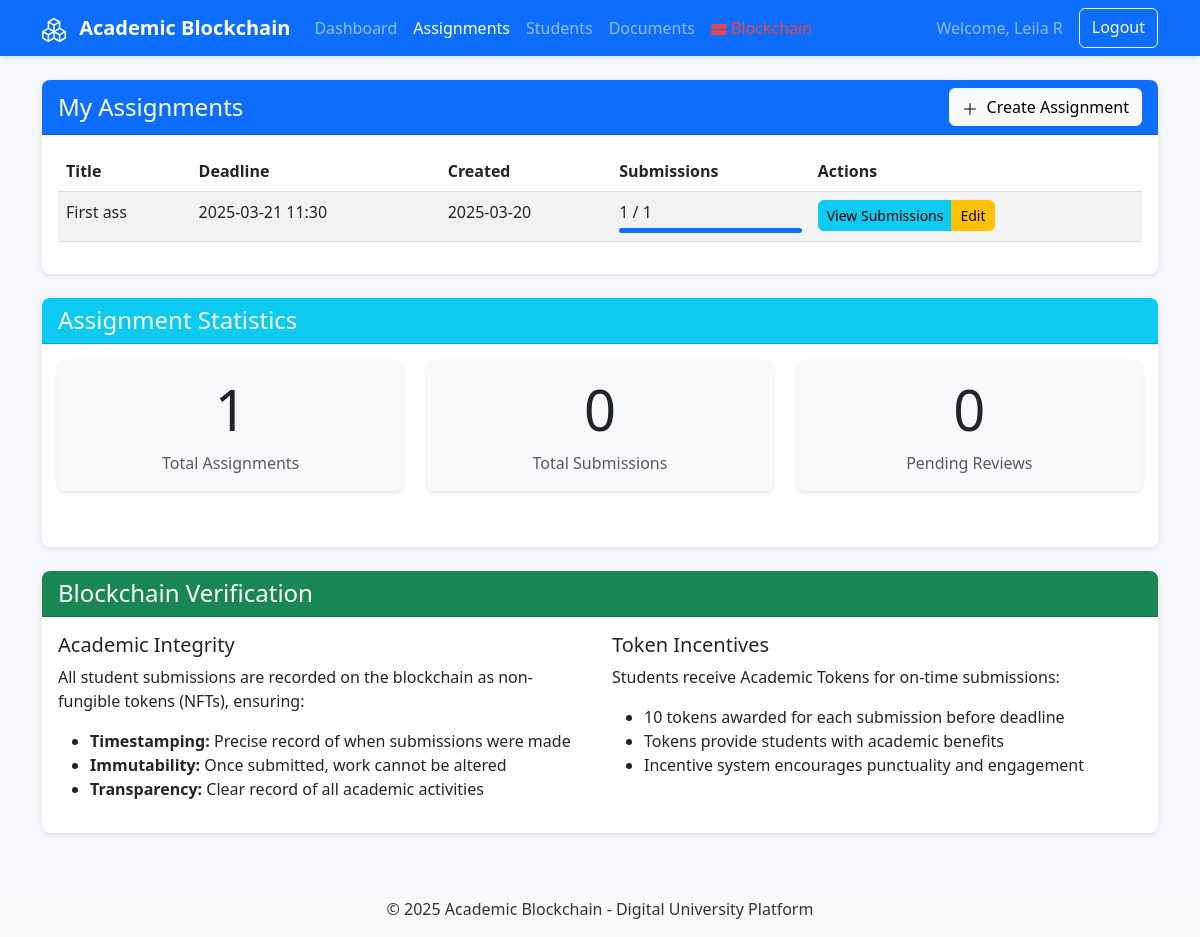
Page /teacher/assignments (signed in) on the committed database.
### models/user.py (models this page shows, shortened)
class User(db.Model):
    id = db.Column(db.Integer, primary_key=True)
    name = db.Column(db.String(100), nullable=False)
    email = db.Column(db.String(100), unique=True, nullable=False)
    password_hash = db.Column(db.String(255), nullable=False)
    role = db.Column(db.String(20), nullable=False)  # 'student' or 'teacher'
    blockchain_address = db.Column(db.String(42), nullable=True)  # Ethereum address
    blockchain_wallet_address = db.Column(db.String(42), nullable=True)  # Specific user wallet
    blockchain_nonce = db.Column(db.Integer, default=0)  # For additional security
    photo = db.Column(db.String(255), nullable=True)
    created_at = db.Column(db.DateTime, default=datetime.utcnow)
    last_login = db.Column(db.DateTime, nullable=True)
    total_tokens_earned = db.Column(db.Float, default=0)
    total_tokens_spent = db.Column(db.Float, default=0)
    assignments = db.relationship('Assignment', backref='teacher', lazy=True)
    submissions = db.relationship('Submission', backref='user', lazy=True)
    documents = db.relationship('Document', backref='owner', lazy=True)
    token_transactions = db.relationship('TokenTransaction', backref='user', lazy=True)

### models/assignment.py (models this page shows, shortened)
class Assignment(db.Model):
    id = db.Column(db.Integer, primary_key=True)
    title = db.Column(db.String(100), nullable=False)
    description = db.Column(db.Text, nullable=False)
    deadline = db.Column(db.DateTime, nullable=False)
    teacher_id = db.Column(db.Integer, db.ForeignKey('user.id'), nullable=False)
    created_at = db.Column(db.DateTime, default=datetime.utcnow)
    submissions = db.relationship('Submission', backref='assignment_ref', lazy=True)

### controllers/teacher.py (the view)
@teacher.route('/assignments')
def manage_assignments():
    user = User.query.get(session['user_id'])
    assignments = Assignment.query.filter_by(teacher_id=user.id).order_by(Assignment.deadline).all()
    for assignment in assignments:
        assignment.submission_count = Submission.query.filter_by(assignment_id=assignment.id).count()
        assignment.student_count = User.query.filter_by(role='student').count()
        on_time = Submission.query.filter(
            Submission.assignment_id == assignment.id,
            Submission.submitted_at <= assignment.deadline
        ).count()
        if assignment.submission_count > 0:
            assignment.on_time_percentage = int(on_time / assignment.submission_count * 100)
        else:
            assignment.on_time_percentage = 0
    return render_template(
        'teacher/assignments.html',
        assignments=assignments,
        user=user
    )

### controllers/teacher.py (called while the page is built)
@teacher.before_request
def check_teacher():
    if 'user_id' not in session or session['role'] != 'teacher':
        flash('Please log in as a teacher to access this page', 'warning')
        return redirect(url_for('auth.login'))

### templates/teacher/assignments.html (shortened to what this page needs)
{% extends "layout.html" %}
{% block content %}
<div class="card mb-4">
  <div class="card-header bg-primary text-white d-flex justify-content-between align-items-center">
    <h4 class="mb-0">My Assignments</h4>
    <a href="{{ url_for('teacher.create_assignment') }}" class="btn btn-light">
      <svg xmlns="http://www.w3.org/2000/svg" width="16" height="16" fill="currentColor" class="bi bi-plus-lg me-1" viewBox="0 0 16 16">
        <path fill-rule="evenodd" d="M8 2a.5.5 0 0 1 .5.5v5h5a.5.5 0 0 1 0 1h-5v5a.5.5 0 0 1-1 0v-5h-5a.5.5 0 0 1 0-1h5v-5A.5.5 0 0 1 8 2Z"/>
      </svg>
      Create Assignment
    </a>
  </div>
  <div class="card-body">
    {% if assignments %}
    <div class="table-responsive">
      <table class="table table-striped">
        <thead>
        <tr>
          <th>Title</th>
          <th>Deadline</th>
          <th>Created</th>
          <th>Submissions</th>
          <th>Actions</th>
        </tr>
        </thead>
        <tbody>
        {% for assignment in assignments %}
        <tr>
          <td>{{ assignment.title }}</td>
          <td>
            {{ assignment.deadline.strftime('%Y-%m-%d %H:%M') }}
            {% set current_time = assignment.created_at.replace(microsecond=0) %}
          </td>
          <td>{{ assignment.created_at.strftime('%Y-%m-%d') }}</td>
          <td>
            {{ assignment.submission_count }} / {{ assignment.student_count }}
            <div class="progress mt-1" style="height: 5px;">
              {% if assignment.student_count > 0 %}
              {% set percentage = (assignment.submission_count / assignment.student_count * 100)|int %}
              {% else %}
              {% set percentage = 0 %}
              {% endif %}
              <div class="progress-bar" role="progressbar" style="width: {{ percentage }}%"></div>
            </div>
          </td>
          <td>
            <div class="btn-group">
              <a href="{{ url_for('teacher.view_submissions', assignment_id=assignment.id) }}" class="btn btn-sm btn-info">View Submissions</a>
              <a href="{{ url_for('teacher.edit_assignment', assignment_id=assignment.id) }}" class="btn btn-sm btn-warning">Edit</a>
            </div>
          </td>
        </tr>
        {% endfor %}
        </tbody>
      </table>
    </div>
    {% endif %}
  </div>
</div>
<div class="card">
  <div class="card-header bg-info text-white">
    <h4 class="mb-0">Assignment Statistics</h4>
  </div>
  <div class="card-body">
    <div class="row">
      <div class="col-md-4 mb-3">
        <div class="card border-0 bg-light">
          <div class="card-body text-center">
            <h1 class="display-4">{{ assignments|length }}</h1>
            <p class="text-muted mb-0">Total Assignments</p>
          </div>
        </div>
      </div>
      <div class="col-md-4 mb-3">
        <div class="card border-0 bg-light">
          <div class="card-body text-center">
            <h1 class="display-4">
              {% set total_submissions = 0 %}
              {% for assignment in assignments %}
              {% set total_submissions = total_submissions + assignment.submission_count %}
              {% endfor %}
              {{ total_submissions }}
            </h1>
            <p class="text-muted mb-0">Total Submissions</p>
          </div>
        </div>
      </div>
      <div class="col-md-4 mb-3">
        <div class="card border-0 bg-light">
          <div class="card-body text-center">
            <h1 class="display-4">
              {% set pending_count = 0 %}
              {% for assignment in assignments %}
              {% for submission in assignment.submissions if submission.status == 'submitted' %}
              {% set pending_count = pending_count + 1 %}
              {% endfor %}
              {% endfor %}
              {{ pending_count }}
            </h1>
            <p class="text-muted mb-0">Pending Reviews</p>
          </div>
        </div>
      </div>
    </div>
  </div>
</div>
<div class="card mt-4">
  <div class="card-header bg-success text-white">
    <h4 class="mb-0">Blockchain Verification</h4>
  </div>
  <div class="card-body">
    <div class="row">
      <div class="col-md-6">
        <h5>Academic Integrity</h5>
        <p>All student submissions are recorded on the blockchain as non-fungible tokens (NFTs), ensuring:</p>
        <ul>
          <li><strong>Timestamping:</strong> Precise record of when submissions were made</li>
          <li><strong>Immutability:</strong> Once submitted, work cannot be altered</li>
          <li><strong>Transparency:</strong> Clear record of all academic activities</li>
        </ul>
      </div>
      <div class="col-md-6">
        <h5>Token Incentives</h5>
        <p>Students receive Academic Tokens for on-time submissions:</p>
        <ul>
          <li>10 tokens awarded for each submission before deadline</li>
          <li>Tokens provide students with academic benefits</li>
          <li>Incentive system encourages punctuality and engagement</li>
        </ul>
      </div>
    </div>
  </div>
</div>
{% endblock %}

### templates/layout.html (shortened to what this page needs)
<!DOCTYPE html>
<html lang="en">
<head>
    <link rel="stylesheet" href="https://cdn.jsdelivr.net/npm/bootstrap@5.3.0/dist/css/bootstrap.min.css">
    <link rel="stylesheet" href="{{ url_for('static', filename='css/style.css') }}">
</head>
<body>
{% block navbar %}
<nav class="navbar navbar-expand-lg navbar-dark bg-primary">
    <div class="container">
        <a class="navbar-brand" href="{{ url_for('auth.index') }}">
            Academic Blockchain
        </a>
        <div class="collapse navbar-collapse" id="navbarNav">
            <ul class="navbar-nav me-auto">
                {% if session.user_id %}
                {% if session.role == 'student' %}
                <li class="nav-item">
                    <a class="nav-link {% if request.endpoint == 'student.dashboard' %}active{% endif %}" href="{{ url_for('student.dashboard') }}">Dashboard</a>
                </li>
                <li class="nav-item">
                    <a class="nav-link {% if request.endpoint == 'student.view_assignments' %}active{% endif %}" href="{{ url_for('student.view_assignments') }}">Assignments</a>
                </li>
                <li class="nav-item">
                    <a class="nav-link {% if request.endpoint == 'student.view_documents' %}active{% endif %}" href="{{ url_for('student.view_documents') }}">My Documents</a>
                </li>
                <li class="nav-item">
                    <a class="nav-link {% if request.endpoint == 'student.view_tokens' %}active{% endif %}" href="{{ url_for('student.view_tokens') }}">My Tokens</a>
                </li>
                {% elif session.role == 'teacher' %}
                <li class="nav-item">
                    <a class="nav-link {% if request.endpoint == 'teacher.dashboard' %}active{% endif %}" href="{{ url_for('teacher.dashboard') }}">Dashboard</a>
                </li>
                <li class="nav-item">
                    <a class="nav-link {% if request.endpoint == 'teacher.manage_assignments' %}active{% endif %}" href="{{ url_for('teacher.manage_assignments') }}">Assignments</a>
                </li>
                <li class="nav-item">
                    <a class="nav-link {% if request.endpoint == 'teacher.view_students' %}active{% endif %}" href="{{ url_for('teacher.view_students') }}">Students</a>
                </li>
                <li class="nav-item">
                    <a class="nav-link {% if request.endpoint == 'teacher.view_documents' %}active{% endif %}" href="{{ url_for('teacher.view_documents') }}">Documents</a>
                </li>
                {% endif %}
                <li class="nav-item">
                    <a class="nav-link {% if request.endpoint == 'blockchain.blockchain_status' %}active{% endif %}" href="{{ url_for('blockchain.blockchain_status') }}">
                        <span id="blockchain-status-indicator" class="blockchain-status-unknown">
                            Blockchain
                        </span>
                    </a>
                </li>
                {% endif %}
            </ul>
            <div class="d-flex">
                {% if session.user_id %}
                <span class="navbar-text me-3">Welcome, {{ session.name }}</span>
                <a href="{{ url_for('auth.logout') }}" class="btn btn-outline-light">Logout</a>
                {% else %}
                <a href="{{ url_for('auth.login') }}" class="btn btn-outline-light me-2">Login</a>
                <a href="{{ url_for('auth.register') }}" class="btn btn-light">Register</a>
                {% endif %}
            </div>
        </div>
    </div>
</nav>
{% endblock %}
<div class="container mt-4">
    {% block content %}{% endblock %}
</div>
{% block footer %}
<footer class="bg-light py-3 mt-5">
    <div class="container text-center">
        <p class="mb-0">&copy; 2025 Academic Blockchain - Digital University Platform</p>
    </div>
</footer>
{% endblock %}
</body>
</html>

### static/css/style.css (style rules this page uses)
body { font-family: 'Segoe UI', Roboto, 'Helvetica Neue', Arial, sans-serif; background-color: #f5f7fa; color: #333; }
.card { border-radius: 0.5rem; box-shadow: 0 2px 5px rgba(0, 0, 0, 0.1); border: none; margin-bottom: 1.5rem; }
.card-header { border-radius: 0.5rem 0.5rem 0 0 !important; font-weight: 500; }
.btn { border-radius: 0.375rem; font-weight: 500; }
.navbar { box-shadow: 0 2px 5px rgba(0, 0, 0, 0.1); }
.navbar-brand { font-weight: 600; }
.table-responsive { border-radius: 0.5rem; overflow: hidden; }
footer { background-color: #f8f9fa; margin-top: 2rem; padding: 1rem 0; }

### templates/layout.html (style rules this page uses)
.blockchain-status-error { color: #ef4444; }

### rows in the picture
User: name "Leila R"
Assignment: title "First ass", deadline "2025-03-21 11:30", created_at "2025-03-20", submission_count "1", student_count "1", {{ percentage }} 100 (drawn)

### other values in the picture
{{ assignments|length }} "1"
{{ total_submissions }} "0"
{{ pending_count }} "0"
